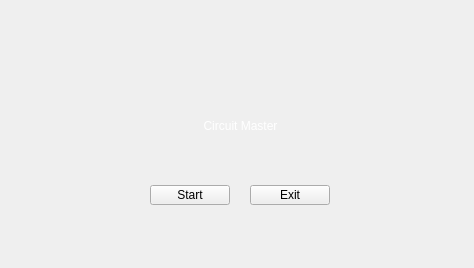
<?xml version="1.0" encoding="UTF-8"?>
<ui version="4.0">
 <class>MainWindow</class>
 <widget class="QMainWindow" name="MainWindow">
  <property name="geometry">
   <rect>
    <x>0</x>
    <y>0</y>
    <width>474</width>
    <height>268</height>
   </rect>
  </property>
  <property name="windowTitle">
   <string>MainWindow</string>
  </property>
  <widget class="QWidget" name="centralwidget">
   <widget class="QPushButton" name="Start">
    <property name="geometry">
     <rect>
      <x>150</x>
      <y>185</y>
      <width>80</width>
      <height>20</height>
     </rect>
    </property>
    <property name="text">
     <string>Start</string>
    </property>
   </widget>
   <widget class="QLabel" name="label">
    <property name="geometry">
     <rect>
      <x>100</x>
      <y>80</y>
      <width>281</width>
      <height>91</height>
     </rect>
    </property>
    <property name="layoutDirection">
     <enum>Qt::LeftToRight</enum>
    </property>
    <property name="autoFillBackground">
     <bool>false</bool>
    </property>
    <property name="styleSheet">
     <string notr="true">
color: rgb(255, 255, 255);
font: 26pt &quot;Poor Richard&quot;;</string>
    </property>
    <property name="text">
     <string>Circuit Master</string>
    </property>
    <property name="scaledContents">
     <bool>false</bool>
    </property>
    <property name="alignment">
     <set>Qt::AlignCenter</set>
    </property>
    <property name="wordWrap">
     <bool>false</bool>
    </property>
    <property name="margin">
     <number>1</number>
    </property>
   </widget>
   <widget class="QPushButton" name="Exit">
    <property name="geometry">
     <rect>
      <x>250</x>
      <y>185</y>
      <width>80</width>
      <height>20</height>
     </rect>
    </property>
    <property name="text">
     <string>Exit</string>
    </property>
   </widget>
   <widget class="QLabel" name="label_2">
    <property name="geometry">
     <rect>
      <x>-10</x>
      <y>0</y>
      <width>491</width>
      <height>271</height>
     </rect>
    </property>
    <property name="text">
     <string/>
    </property>
    <property name="pixmap">
     <pixmap>../../Escritorio/Software D. 2/Fond.png</pixmap>
    </property>
    <property name="scaledContents">
     <bool>true</bool>
    </property>
   </widget>
   <widget class="QLabel" name="label_3">
    <property name="geometry">
     <rect>
      <x>0</x>
      <y>0</y>
      <width>481</width>
      <height>271</height>
     </rect>
    </property>
    <property name="text">
     <string/>
    </property>
    <property name="pixmap">
     <pixmap>../../../Downloads/descarga.png</pixmap>
    </property>
   </widget>
   <zorder>label_3</zorder>
   <zorder>label_2</zorder>
   <zorder>Start</zorder>
   <zorder>Exit</zorder>
   <zorder>label</zorder>
  </widget>
 </widget>
 <resources/>
 <connections>
  <connection>
   <sender>Exit</sender>
   <signal>clicked()</signal>
   <receiver>MainWindow</receiver>
   <slot>close()</slot>
   <hints>
    <hint type="sourcelabel">
     <x>234</x>
     <y>108</y>
    </hint>
    <hint type="destinationlabel">
     <x>270</x>
     <y>110</y>
    </hint>
   </hints>
  </connection>
 </connections>
</ui>
